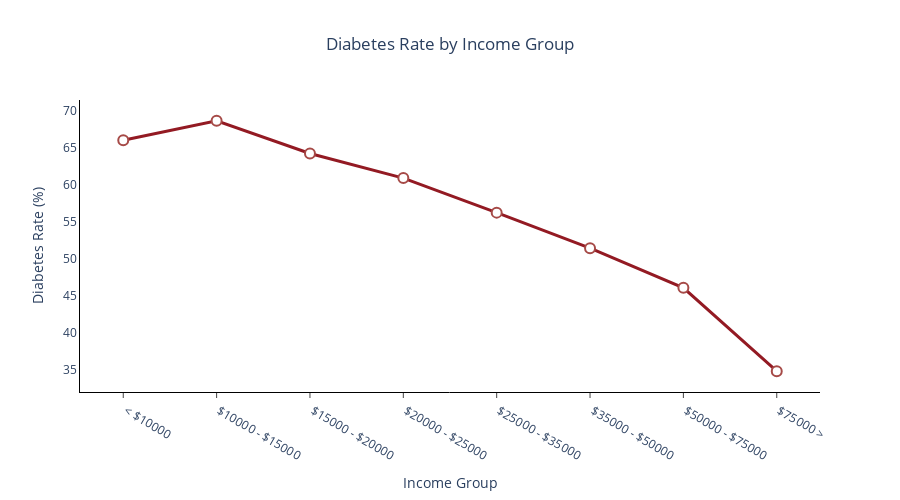

Notebook code for this chart:
### Code cell
# INCOME 
income_data = df_brfss.groupby('income')['diabetes_binary'].mean() * 100
income_counts = df_brfss.groupby('income').size()
income_df = pd.DataFrame({
    'Income Group ($)': income_data.index.map({1: ' < $10000', 2: ' $10000 - $15000', 3: ' $15000 - $20000', 4: ' $20000 - $25000', 5: ' $25000 - $35000',
                                               6: ' $35000 - $50000', 7: ' $50000 - $75000', 8: ' $75000 >'}),
    'Diabetes Rate (%)': income_data.values,
    'Count': income_counts.values
})

# Create Plotly line chart
fig = go.Figure()

fig.add_trace(go.Scatter(
    x=income_df['Income Group ($)'],
    y=income_df['Diabetes Rate (%)'],
    mode='lines+markers',
    line=dict(color='#931A23', width=3),
    marker=dict(size=10, color='white', line=dict(color='#A64A47', width=2)),
    customdata=income_df[['Income Group ($)', 'Diabetes Rate (%)', 'Count']],
    hovertemplate='Income: %{customdata[0]}<br>Diabetes Rate (%): %{customdata[1]:.1f}<br>Count: %{customdata[2]:,}<extra></extra>'
))

fig.update_layout(
    title=dict(
        text='Diabetes Rate by Income Group',
        x=0.5,
        xanchor='center'
    ),
    xaxis=dict(
        title='Income Group',
        showgrid=False,
        showline=True,
        linewidth=1,
        linecolor='black',
        ticks='outside',
        tickmode='linear',
        tick0=1,
        dtick=1
    ),
    yaxis=dict(
        title='Diabetes Rate (%)',
        showgrid=False,
        showline=True,
        linewidth=1,
        linecolor='black'
    ),
    height=500,
    plot_bgcolor='white',
    paper_bgcolor='white',
    hovermode='closest',
    hoverlabel=dict(
        bgcolor="white",
        font_color="black",
        bordercolor="gray"
    )
)

fig.show()

### Figure 1 — Plotly figure (JSON) as saved in the notebook; plotly's stock layout.template omitted (floating-point values rounded to 4 significant figures)
{"data": [{"customdata": [[" < $10000", 65.99, 3611], [" $10000 - $15000", 68.61, 4498], [" $15000 - $20000", 64.21, 5557], [" $20000 - $25000", 60.89, 6658], [" $25000 - $35000", 56.23, 8010], [" $35000 - $50000", 51.43, 10287], [" $50000 - $75000", 46.08, 11425], [" $75000 >", 34.85, 20646]], "hovertemplate": "Income: %{customdata[0]}<br>Diabetes Rate (%): %{customdata[1]:.1f}<br>Count: %{customdata[2]:,}<extra></extra>", "line": {"color": "#931A23", "width": 3}, "marker": {"color": "white", "line": {"color": "#A64A47", "width": 2}, "size": 10}, "mode": "lines+markers", "type": "scatter", "x": [" < $10000", " $10000 - $15000", " $15000 - $20000", " $20000 - $25000", " $25000 - $35000", " $35000 - $50000", " $50000 - $75000", " $75000 >"], "y": [65.99, 68.61, 64.21, 60.89, 56.23, 51.43, 46.08, 34.85]}], "layout": {"height": 500, "hoverlabel": {"bgcolor": "white", "bordercolor": "gray", "font": {"color": "black"}}, "hovermode": "closest", "paper_bgcolor": "white", "plot_bgcolor": "white", "title": {"text": "Diabetes Rate by Income Group", "x": 0.5, "xanchor": "center"}, "xaxis": {"dtick": 1, "linecolor": "black", "linewidth": 1, "showgrid": false, "showline": true, "tick0": 1, "tickmode": "linear", "ticks": "outside", "title": {"text": "Income Group"}}, "yaxis": {"linecolor": "black", "linewidth": 1, "showgrid": false, "showline": true, "title": {"text": "Diabetes Rate (%)"}}}}
